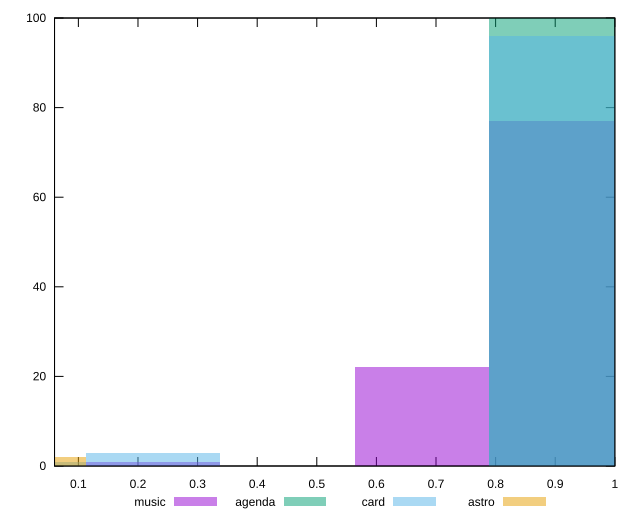

Reproduce this figure in gnuplot.
reset

$music <<EOF
0.2255878412288801 1
0.6767635236866403 22
0.9023513649155204 77
EOF

$agenda <<EOF
0.9023513649155204 100
EOF

$card <<EOF
0 1
0.9023513649155204 96
0.2255878412288801 3
EOF

$astro <<EOF
0 2
EOF

set key outside below
set boxwidth 0.2255878412288801
set xrange [0.06:1]
set yrange [0:100]
set trange [0:100]
set style fill transparent solid 0.5 noborder
set terminal svg size 640, 520 enhanced background rgb 'white'
set output "reports/report_00031_2021-02-24T23-18-18.084Z/speed-index/comparison/histogram/all_score.svg"

plot $music title "music" with boxes, \
     $agenda title "agenda" with boxes, \
     $card title "card" with boxes, \
     $astro title "astro" with boxes

reset
